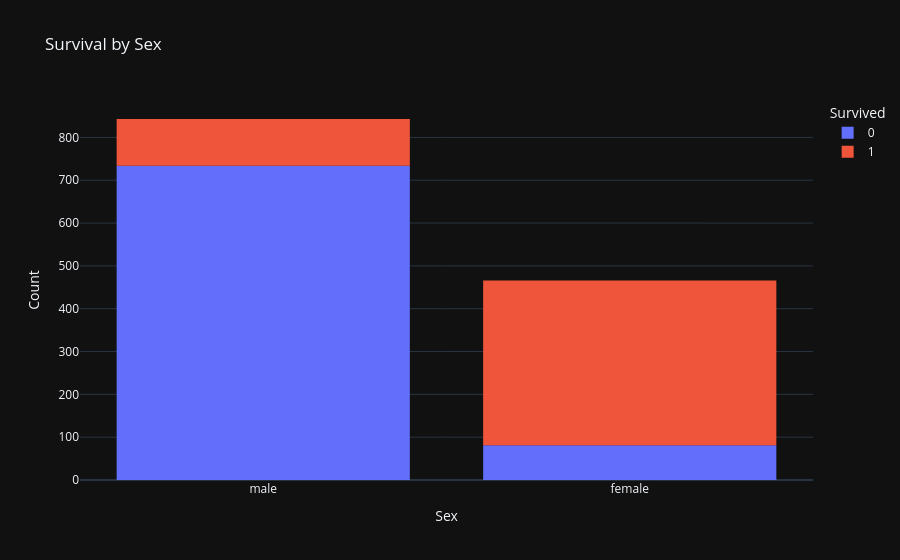

Write notebook code for a chart like this one.
### Code cell
import plotly.express as px

fig = px.histogram(
    df,
    x='Sex',
    color='Survived',
    title='Survival by Sex'
)

fig.update_layout(
    xaxis_title='Sex',
    yaxis_title='Count'
)

fig.show()

### Figure 1 — Plotly figure (JSON) as saved in the notebook; plotly's stock layout.template omitted (floating-point values rounded to 4 significant figures; data arrays with more than 128 entries replaced by an {"elided": "..."} marker saying what was removed)
{"data": [{"bingroup": "x", "hovertemplate": "Survived=0<br>Sex=%{x}<br>count=%{y}<extra></extra>", "legendgroup": "0", "marker": {"color": "#636efa", "pattern": {"shape": ""}}, "name": "0", "orientation": "v", "showlegend": true, "type": "histogram", "x": {"elided": "815 str values"}, "xaxis": "x", "yaxis": "y"}, {"bingroup": "x", "hovertemplate": "Survived=1<br>Sex=%{x}<br>count=%{y}<extra></extra>", "legendgroup": "1", "marker": {"color": "#EF553B", "pattern": {"shape": ""}}, "name": "1", "orientation": "v", "showlegend": true, "type": "histogram", "x": {"elided": "494 str values"}, "xaxis": "x", "yaxis": "y"}], "layout": {"barmode": "relative", "legend": {"title": {"text": "Survived"}, "tracegroupgap": 0}, "title": {"text": "Survival by Sex"}, "xaxis": {"anchor": "y", "domain": [0, 1], "title": {"text": "Sex"}}, "yaxis": {"anchor": "x", "domain": [0, 1], "title": {"text": "Count"}}}}
